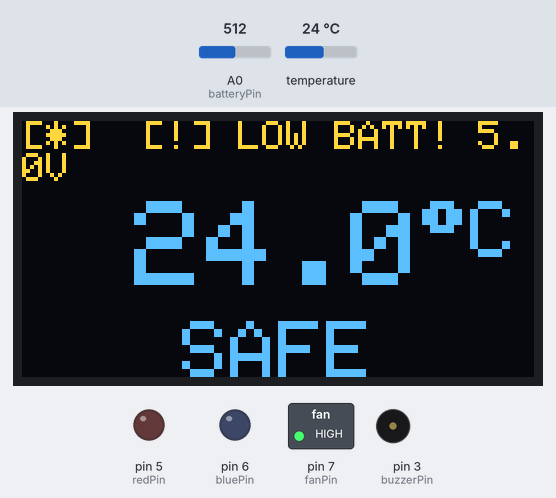
Bench run of a sketch on a simulated Arduino Uno, built with avr-gcc and run on an emulated ATmega328P. Parts: 128×64 one-colour display, switched loads named in the sketch (green lamp = pin HIGH), output pins drawn as LEDs (lit = HIGH), buzzer (waves = sounding). Inputs (shaded band) come from the test bench; at power-on: temperature 24 °C, A0 (batteryPin) = 512. The OLED is the two-colour kind (top 16 rows yellow).

Above: at 3.4 s.
3.5 s: temperature set to 34.2 °C
At 4.6 s:
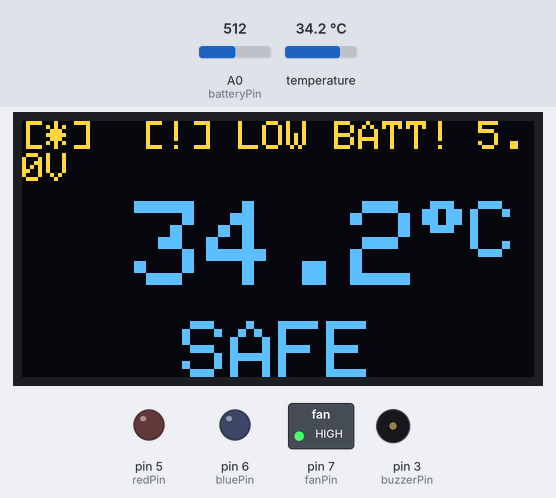
5.3 s: temperature set to 35.7 °C
At 6.6 s:
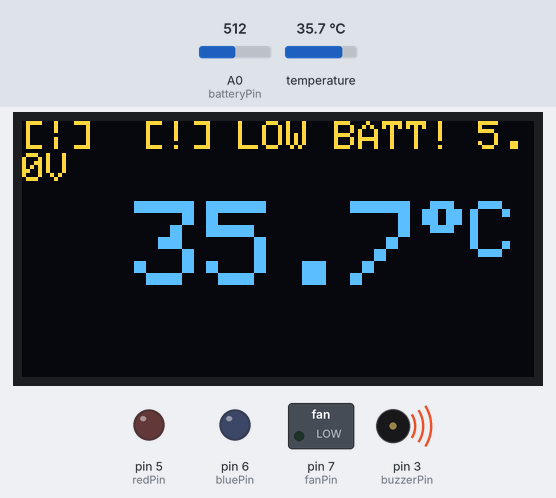
9.3 s: A0 (batteryPin) set to 704
At 10.3 s:
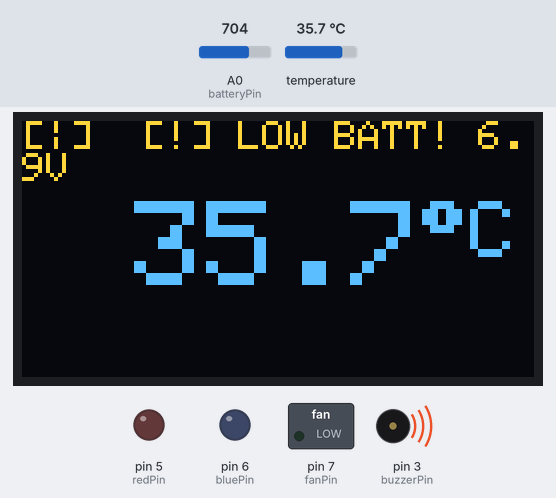
13.3 s: A0 (batteryPin) set to 732
At 14.6 s:
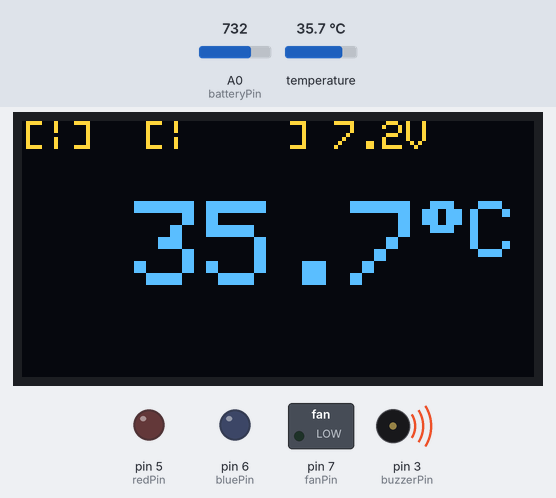
17.2 s: temperature set to 12 °C
At 18.2 s:
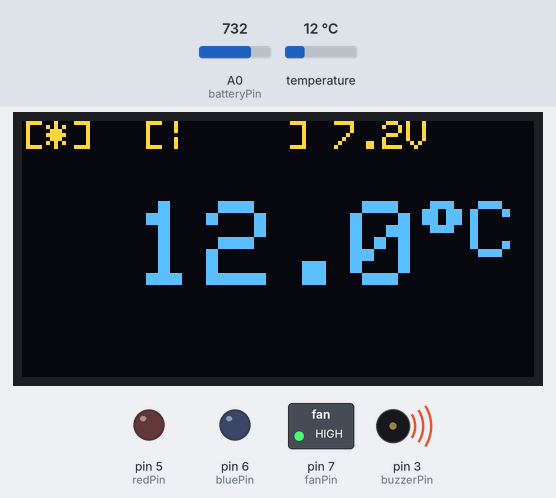
21.3 s: A0 (batteryPin) set to 716
At 22.5 s:
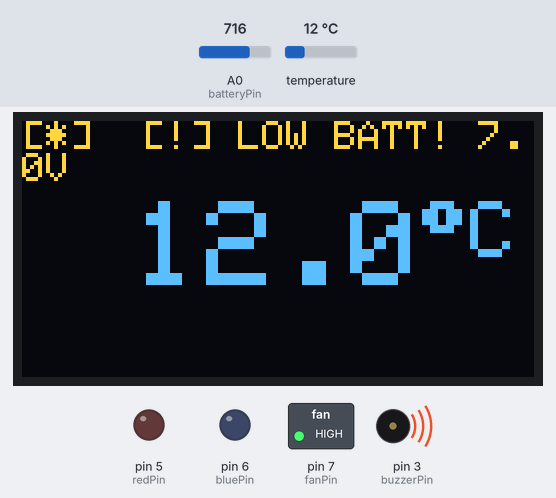
Timing chart, 0 to 66.0 s (numbered marks = the images above; inputs shaded):
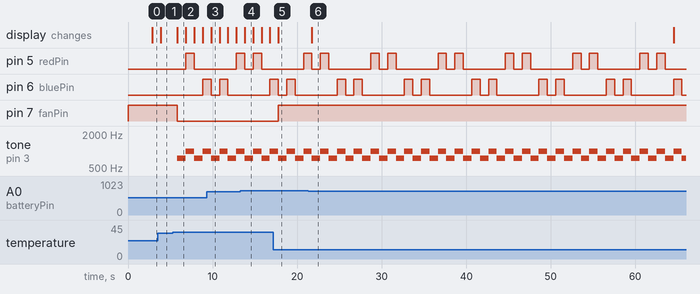

Measured:
- the behaviour switches between 35 and 35.1 °C on temperature (found by bisection; images 1 and 2)
- the behaviour switches between 716 and 717 on A0 (batteryPin) (found by bisection; images 3 and 4)
- after the input at 3.5 s, the display: changes after 0.36 s (image 1)
- after the input at 5.3 s, pin 5 (redPin): LOW → HIGH after 1.5 s, → LOW 0.99 s later; pin 6 (bluePin): LOW → HIGH after 3.5 s; pin 7 (fanPin): HIGH → LOW after 0.52 s; tone on pin 3 (buzzerPin): alternates 1000 Hz for 0.99 s and 750 Hz for 0.99 s, starting after 0.55 s; the display: changes after 0.55 s (image 2)
- after the input at 13.3 s, the display: changes after 0.51 s (image 4)
- after the input at 17.2 s, pin 7 (fanPin): LOW → HIGH after 0.55 s; the display: changes after 0.58 s (image 5)
- after the input at 21.3 s, the display: changes after 0.46 s (image 6)

The sketch:

Siren_Temp_Auto_Fan_Voltage.ino
```cpp
/*
 * =================================================================
 * FINAL PROJECT: Climate Control with Battery Monitor
 * (V3.2: Interactive OLED Dashboard)
 * =================================================================
 */

// --- Include Libraries ---
#include <Wire.h>
#include <OneWire.h>
#include <DallasTemperature.h>
#include <Adafruit_GFX.h>
#include <Adafruit_SSD1306.h>

// --- Pin Configuration ---
#define ONE_WIRE_BUS 2
const int redPin = 5, bluePin = 6, buzzerPin = 3, fanPin = 7, batteryPin = A0;

// --- Battery Monitor Configuration ---
const float R1 = 10000.0, R2 = 10000.0, LOW_BATT_VOLTAGE = 7.0;

// --- Temperature Thresholds ---
const float MAX_TEMP_C = 35.0, MIN_TEMP_C = 20.0;

// --- Alarm Customization ---
const int HIGH_TONE = 1000, LOW_TONE = 750, TONE_DURATION_MS = 250;
const int LIGHT_FLASH_MS = 80, LIGHT_PAUSE_MS = 50, LIGHT_LONG_PAUSE_MS = 200;

// --- OLED Display & Sensor Setup ---
#define SCREEN_WIDTH  128
#define SCREEN_HEIGHT 64
#define OLED_RESET    -1
Adafruit_SSD1306 display(SCREEN_WIDTH, SCREEN_HEIGHT, &Wire, OLED_RESET);
OneWire oneWire(ONE_WIRE_BUS);
DallasTemperature sensors(&oneWire);


void setup() {
  // Pin Modes
  pinMode(redPin, OUTPUT); pinMode(bluePin, OUTPUT);
  pinMode(buzzerPin, OUTPUT); pinMode(fanPin, OUTPUT);
  digitalWrite(fanPin, HIGH);

  // Initialize OLED
  if (!display.begin(SSD1306_SWITCHCAPVCC, 0x3C)) { for(;;); }
  display.clearDisplay(); display.setTextSize(2); display.setTextColor(SSD1306_WHITE);
  display.setCursor(5, 25); display.println("CLIMATE CTRL"); display.display();
  delay(2000);

  // Initialize Temperature Sensor
  sensors.begin();
}

void loop() {
  // 1. Get Sensor Readings
  sensors.requestTemperatures();
  float currentTempC = sensors.getTempCByIndex(0);
  float batteryVoltage = getBatteryVoltage();

  // 2. Main Logic
  String statusMessage = "SAFE";
  String fanStatus = "OFF";
  bool alarmActive = false;

  if (currentTempC < -50) {
    statusMessage = "SENSOR ERR";
    digitalWrite(fanPin, HIGH);
  } else if (currentTempC > MAX_TEMP_C) {
    statusMessage = "TOO HOT!";
    fanStatus = "ON";
    alarmActive = true;
    digitalWrite(fanPin, LOW);
  } else if (currentTempC < MIN_TEMP_C) {
    statusMessage = "TOO COLD!";
    alarmActive = true;
    digitalWrite(fanPin, HIGH);
  } else {
    digitalWrite(fanPin, HIGH);
  }

  // 3. Update OLED Display
  updateOLED(currentTempC, batteryVoltage, statusMessage, fanStatus);

  // 4. Control the Alarm
  if (alarmActive) { runAlarm(); } else { stopAlarm(); }

  delay(200); // Shortened delay for smoother fan animation
}

float getBatteryVoltage() {
  int sensorVal = analogRead(batteryPin);
  float voltageAtPin = sensorVal * (5.0 / 1023.0);
  float sourceVoltage = voltageAtPin * ((R1 + R2) / R2);
  return sourceVoltage;
}

// =================================================================
// --- NEW & IMPROVED updateOLED() Function ---
// =================================================================
void updateOLED(float temp, float batt, String status, String fanStat) {
  display.clearDisplay();

  // --- 1. Draw Top Status Bar ---
  display.setTextSize(1);

  // Draw Animated Fan Icon
  display.setCursor(0, 0);
  if (fanStat == "ON") {
    static int fanFrame = 0;
    const char* fanFrames = "|/-\\";
    display.print("[");
    display.print(fanFrames[fanFrame]);
    display.print("]");
    fanFrame = (fanFrame + 1) % 4; // Cycle through 4 animation frames
  } else {
    display.print("[*]"); // Static 'off' icon
  }

  // Draw Battery Icon and Text
  display.setCursor(30, 0);
  if (batt < LOW_BATT_VOLTAGE) {
    display.print("[!] LOW BATT!");
  } else if (batt < 7.5) {
    display.print("[|    ]");
  } else if (batt < 8.2) {
    display.print("[||   ]");
  } else {
    display.print("[|||  ]");
  }
  display.print(" ");
  display.print(batt, 1);
  display.print("V");

  // --- 2. Draw Main Temperature Display ---
  display.setTextSize(3);
  // Center the text horizontally
  int16_t x1, y1;
  uint16_t w, h;
  String tempStr = String(temp, 1);
  display.getTextBounds(tempStr, 0, 0, &x1, &y1, &w, &h);
  display.setCursor((SCREEN_WIDTH - w) / 2, 20);

  display.print(tempStr);
  display.setTextSize(2);
  display.cp437(true);
  display.write(248); // Degree symbol
  display.print("C");

  // --- 3. Draw Bottom Status Message ---
  display.setTextSize(2);
  display.getTextBounds(status, 0, 0, &x1, &y1, &w, &h);
  display.setCursor((SCREEN_WIDTH - w) / 2, 50);

  // Make alarm text blink
  if (status != "SAFE") {
    // millis() % 1000 gives a value that repeats every second
    // We only draw the text for the first half of the second
    if (millis() % 1000 < 500) {
      display.println(status);
    }
  } else {
    display.println(status);
  }

  display.display();
}

void runAlarm() {
  unsigned long currentTime = millis();
  static unsigned long lastSirenToggleTime = 0;
  static bool isHighTone = true;
  if (currentTime - lastSirenToggleTime >= TONE_DURATION_MS) {
    lastSirenToggleTime = currentTime;
    isHighTone = !isHighTone;
    if (isHighTone) { tone(buzzerPin, HIGH_TONE); } else { tone(buzzerPin, LOW_TONE); }
  }
  static unsigned long lastLightChangeTime = 0;
  static int lightState = 0;
  unsigned long interval = LIGHT_FLASH_MS;
  if (lightState == 1 || lightState == 5) interval = LIGHT_PAUSE_MS;
  if (lightState == 3 || lightState == 7) interval = LIGHT_LONG_PAUSE_MS;
  if (currentTime - lastLightChangeTime > interval) {
    lastLightChangeTime = currentTime;
    lightState = (lightState + 1) % 8;
    switch(lightState) {
      case 0: case 2: digitalWrite(redPin, HIGH); digitalWrite(bluePin, LOW); break;
      case 4: case 6: digitalWrite(redPin, LOW); digitalWrite(bluePin, HIGH); break;
      default: digitalWrite(redPin, LOW); digitalWrite(bluePin, LOW); break;
    }
  }
}

void stopAlarm() {
  noTone(buzzerPin);
  digitalWrite(redPin, LOW);
  digitalWrite(bluePin, LOW);
}
```
